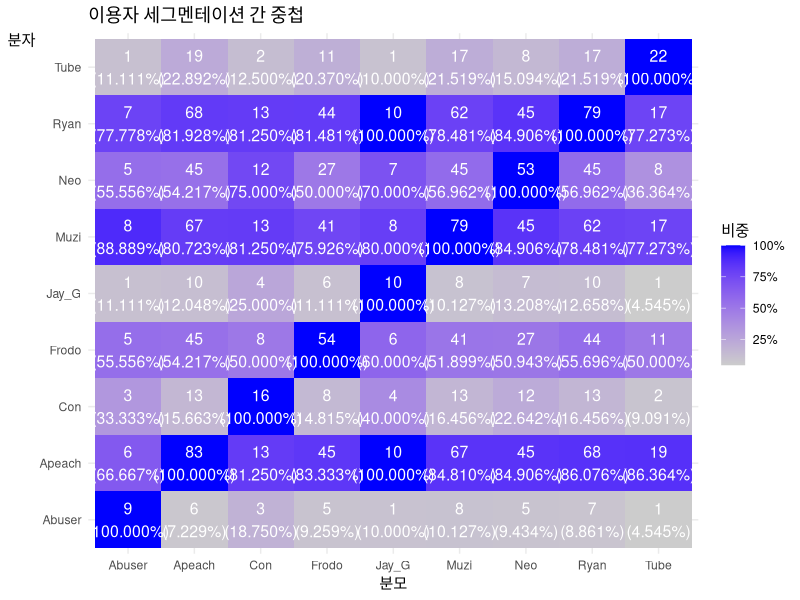

The R source for this figure:
library(dplyr)
library(tidyr)
library(ggplot2)
library(scales)

rm(list=ls())

set.seed(20191210)

n <- 10^2

input <- 
  data.frame(
    mob_id=1:n,
    Abuser=sample(x=c(0, 1), size=n, replace=TRUE, prob=c(.9, .1)),
    Jay_G=sample(x=c(0, 1), size=n, replace=TRUE, prob=c(.9, .1)),
    Tube=sample(x=c(0, 1), size=n, replace=TRUE, prob=c(.8, .2)),
    Frodo=sample(x=c(0, 1), size=n, replace=TRUE, prob=c(.4, .6)),
    Neo=sample(x=c(0, 1), size=n, replace=TRUE, prob=c(.4, .6)),
    Apeach=sample(x=c(0, 1), size=n, replace=TRUE, prob=c(.1, .9)),
    Muzi=sample(x=c(0, 1), size=n, replace=TRUE, prob=c(.2, .8)),
    Con=sample(x=c(0, 1), size=n, replace=TRUE, prob=c(.8, .2)),
    Ryan=sample(x=c(0, 1), size=n, replace=TRUE, prob=c(.2, .8))
  )

segments.view <- function(df){
  
  colnames(df)[1] <- 'id'
  
  base.data <-
    df %>% 
    gather('var', 'value', -id) %>%
    filter(value != 0) %>%
    select(-value)
  
  wide.data <-
    base.data %>%
    inner_join(base.data, by='id') %>%
    group_by(var.x, var.y) %>%
    summarise(user_count = length(unique(id))) %>%
    spread(var.y, user_count)
  
  wide.data[is.na(wide.data)] <- 0
  
  wide.data.matrix <- 
    wide.data[,-1] %>% as.matrix
  
  denominators <- 
    wide.data.matrix %>% diag
  
  wide.data.ratio <-
    wide.data.matrix %>% 
    '/'(., denominators) %>%
    data.frame(var.x = wide.data[,1], .)
  
  long.data.ratio <-
    wide.data.ratio %>%
    gather('var.y', 'ratio', -var.x)
    
  long.data <-
    wide.data %>%
    gather('var.y', 'user_count', -var.x)
  
  long.data %>%
    inner_join(long.data.ratio, by=c('var.x','var.y'))
}

output <- 
  segments.view(input) 

output %>%
  ggplot(aes(x=var.x, y=var.y, fill=ratio)) +
  geom_tile() +
  geom_text(aes(label=paste(comma(user_count), '\n(', percent(ratio), ')', sep='')), size=4, colour='white') +
  scale_fill_gradient(high='blue', low='gray80', label=percent) +
  labs(title='이용자 세그멘테이션 간 중첩', x='분모', y='분자', fill='비중') +
  theme_minimal() +
  theme(axis.title.y = element_text(angle=0))
